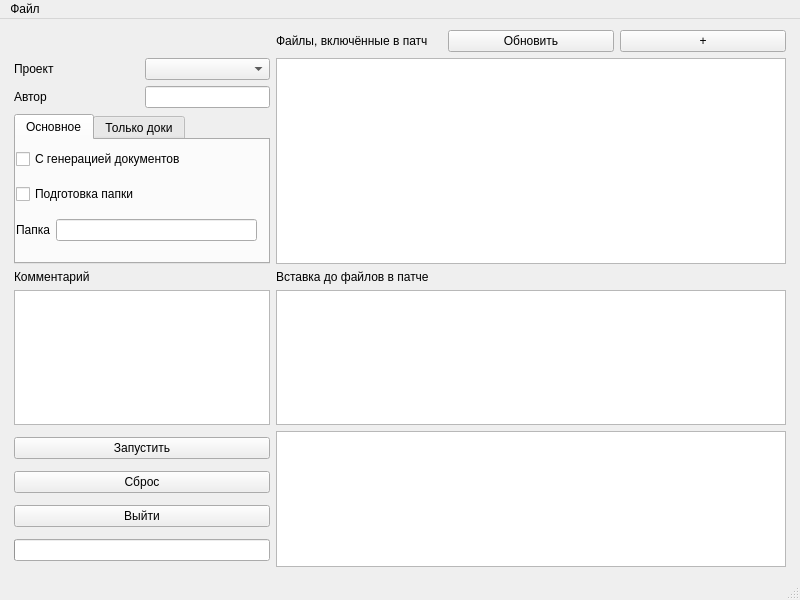
<?xml version="1.0" encoding="UTF-8"?>
<ui version="4.0">
    <class>MainWindow</class>
    <widget class="QMainWindow" name="MainWindow">
        <property name="geometry">
            <rect>
                <x>0</x>
                <y>0</y>
                <width>800</width>
                <height>600</height>
            </rect>
        </property>
        <property name="windowTitle">
            <string>MainWindow</string>
        </property>
        <widget class="QWidget" name="centralwidget">
            <layout class="QHBoxLayout" name="horizontalLayout">
                <item>
                    <layout class="QGridLayout" name="gridLayout_12">
                        <property name="leftMargin">
                            <number>5</number>
                        </property>
                        <property name="topMargin">
                            <number>2</number>
                        </property>
                        <property name="rightMargin">
                            <number>5</number>
                        </property>
                        <property name="bottomMargin">
                            <number>2</number>
                        </property>
                        <item row="1" column="1" colspan="3">
                            <widget class="QTableWidget" name="tableFiles"/>
                        </item>
                        <item row="2" column="0">
                            <widget class="QLabel" name="label_3">
                                <property name="text">
                                    <string>Комментарий</string>
                                </property>
                            </widget>
                        </item>
                        <item row="1" column="0">
                            <layout class="QGridLayout" name="gridLayout_2">
                                <item row="3" column="0" colspan="2">
                                    <widget class="QTabWidget" name="tabWidget">
                                        <property name="sizePolicy">
                                            <sizepolicy hsizetype="Expanding" vsizetype="Expanding">
                                                <horstretch>0</horstretch>
                                                <verstretch>0</verstretch>
                                            </sizepolicy>
                                        </property>
                                        <property name="minimumSize">
                                            <size>
                                                <width>250</width>
                                                <height>150</height>
                                            </size>
                                        </property>
                                        <property name="currentIndex">
                                            <number>0</number>
                                        </property>
                                        <widget class="QWidget" name="tab">
                                            <attribute name="title">
                                                <string>Основное</string>
                                            </attribute>
                                            <widget class="QWidget" name="gridLayoutWidget">
                                                <property name="geometry">
                                                    <rect>
                                                        <x>0</x>
                                                        <y>0</y>
                                                        <width>241</width>
                                                        <height>111</height>
                                                    </rect>
                                                </property>
                                                <layout class="QGridLayout" name="gridLayout">
                                                    <item row="2" column="1">
                                                        <widget class="QLineEdit" name="lineDirToPass">
                                                            <property name="text">
                                                                <string extracomment="Папка для передачи"/>
                                                            </property>
                                                        </widget>
                                                    </item>
                                                    <item row="2" column="0">
                                                        <widget class="QLabel" name="label_6">
                                                            <property name="text">
                                                                <string>Папка</string>
                                                            </property>
                                                        </widget>
                                                    </item>
                                                    <item row="0" column="0" colspan="2">
                                                        <widget class="QCheckBox" name="checkBoxWithFiles">
                                                            <property name="text">
                                                                <string>С генерацией документов</string>
                                                            </property>
                                                        </widget>
                                                    </item>
                                                    <item row="1" column="0" colspan="2">
                                                        <widget class="QCheckBox" name="checkBoxPrepareCustomer">
                                                            <property name="text">
                                                                <string>Подготовка папки</string>
                                                            </property>
                                                        </widget>
                                                    </item>
                                                </layout>
                                            </widget>
                                        </widget>
                                        <widget class="QWidget" name="tab_2">
                                            <attribute name="title">
                                                <string>Только доки</string>
                                            </attribute>
                                            <widget class="QWidget" name="gridLayoutWidget_2">
                                                <property name="geometry">
                                                    <rect>
                                                        <x>0</x>
                                                        <y>10</y>
                                                        <width>241</width>
                                                        <height>101</height>
                                                    </rect>
                                                </property>
                                                <layout class="QGridLayout" name="gridLayout_3">
                                                    <item row="1" column="0">
                                                        <widget class="QLabel" name="label_8">
                                                            <property name="text">
                                                                <string>SDK</string>
                                                            </property>
                                                        </widget>
                                                    </item>
                                                    <item row="0" column="0">
                                                        <widget class="QLabel" name="label_7">
                                                            <property name="text">
                                                                <string>Базовые</string>
                                                            </property>
                                                        </widget>
                                                    </item>
                                                    <item row="2" column="0">
                                                        <widget class="QLabel" name="label_9">
                                                            <property name="text">
                                                                <string>Проектные</string>
                                                            </property>
                                                        </widget>
                                                    </item>
                                                    <item row="3" column="0">
                                                        <widget class="QLabel" name="label_10">
                                                            <property name="text">
                                                                <string>OSS</string>
                                                            </property>
                                                        </widget>
                                                    </item>
                                                    <item row="0" column="1">
                                                        <widget class="QLineEdit" name="lineBasePatch">
                                                            <property name="sizePolicy">
                                                                <sizepolicy hsizetype="Preferred" vsizetype="Fixed">
                                                                    <horstretch>0</horstretch>
                                                                    <verstretch>0</verstretch>
                                                                </sizepolicy>
                                                            </property>
                                                        </widget>
                                                    </item>
                                                    <item row="1" column="1">
                                                        <widget class="QLineEdit" name="lineSDKPatch"/>
                                                    </item>
                                                    <item row="2" column="1">
                                                        <widget class="QLineEdit" name="lineProjectPatch"/>
                                                    </item>
                                                    <item row="3" column="1">
                                                        <widget class="QLineEdit" name="lineOssPatch"/>
                                                    </item>
                                                </layout>
                                            </widget>
                                        </widget>
                                    </widget>
                                </item>
                                <item row="1" column="1">
                                    <widget class="QLineEdit" name="lineAuthor">
                                        <property name="sizePolicy">
                                            <sizepolicy hsizetype="Minimum" vsizetype="Fixed">
                                                <horstretch>0</horstretch>
                                                <verstretch>0</verstretch>
                                            </sizepolicy>
                                        </property>
                                    </widget>
                                </item>
                                <item row="0" column="0">
                                    <widget class="QLabel" name="label">
                                        <property name="text">
                                            <string>Проект</string>
                                        </property>
                                    </widget>
                                </item>
                                <item row="0" column="1">
                                    <widget class="QComboBox" name="comboProjects"/>
                                </item>
                                <item row="1" column="0">
                                    <widget class="QLabel" name="label_2">
                                        <property name="text">
                                            <string>Автор</string>
                                        </property>
                                    </widget>
                                </item>
                            </layout>
                        </item>
                        <item row="3" column="1" colspan="3">
                            <widget class="QTextEdit" name="textBeforeFiles"/>
                        </item>
                        <item row="3" column="0">
                            <widget class="QTextEdit" name="textComment">
                                <property name="sizePolicy">
                                    <sizepolicy hsizetype="Preferred" vsizetype="Expanding">
                                        <horstretch>0</horstretch>
                                        <verstretch>0</verstretch>
                                    </sizepolicy>
                                </property>
                            </widget>
                        </item>
                        <item row="4" column="1" colspan="3">
                            <widget class="QTextEdit" name="textLog">
                                <property name="readOnly">
                                    <bool>true</bool>
                                </property>
                            </widget>
                        </item>
                        <item row="2" column="1">
                            <widget class="QLabel" name="label_5">
                                <property name="text">
                                    <string>Вставка до файлов в патче</string>
                                </property>
                            </widget>
                        </item>
                        <item row="0" column="2">
                            <widget class="QPushButton" name="pushRefresh">
                                <property name="text">
                                    <string>Обновить</string>
                                </property>
                            </widget>
                        </item>
                        <item row="0" column="3">
                            <widget class="QPushButton" name="pushAdd">
                                <property name="text">
                                    <string>+</string>
                                </property>
                            </widget>
                        </item>
                        <item row="4" column="0">
                            <layout class="QGridLayout" name="gridLayout_5">
                                <item row="3" column="1">
                                    <widget class="QPushButton" name="pushQuit">
                                        <property name="text">
                                            <string>Выйти</string>
                                        </property>
                                    </widget>
                                </item>
                                <item row="2" column="1">
                                    <widget class="QPushButton" name="pushErase">
                                        <property name="text">
                                            <string>Сброс</string>
                                        </property>
                                    </widget>
                                </item>
                                <item row="1" column="1">
                                    <widget class="QPushButton" name="pushStart">
                                        <property name="text">
                                            <string>Запустить</string>
                                        </property>
                                    </widget>
                                </item>
                                <item row="4" column="1">
                                    <widget class="QProgressBar" name="progressBar">
                                        <property name="enabled">
                                            <bool>true</bool>
                                        </property>
                                        <property name="sizePolicy">
                                            <sizepolicy hsizetype="Minimum" vsizetype="Fixed">
                                                <horstretch>0</horstretch>
                                                <verstretch>0</verstretch>
                                            </sizepolicy>
                                        </property>
                                        <property name="value">
                                            <number>0</number>
                                        </property>
                                        <property name="textVisible">
                                            <bool>false</bool>
                                        </property>
                                    </widget>
                                </item>
                            </layout>
                        </item>
                        <item row="0" column="1">
                            <widget class="QLabel" name="label_4">
                                <property name="text">
                                    <string>Файлы, включённые в патч</string>
                                </property>
                            </widget>
                        </item>
                    </layout>
                </item>
            </layout>
        </widget>
        <widget class="QMenuBar" name="menubar">
            <property name="geometry">
                <rect>
                    <x>0</x>
                    <y>0</y>
                    <width>800</width>
                    <height>21</height>
                </rect>
            </property>
            <widget class="QMenu" name="menu">
                <property name="title">
                    <string>Файл</string>
                </property>
            </widget>
            <addaction name="menu"/>
        </widget>
        <widget class="QStatusBar" name="statusbar"/>
    </widget>
    <resources/>
    <connections/>
</ui>
